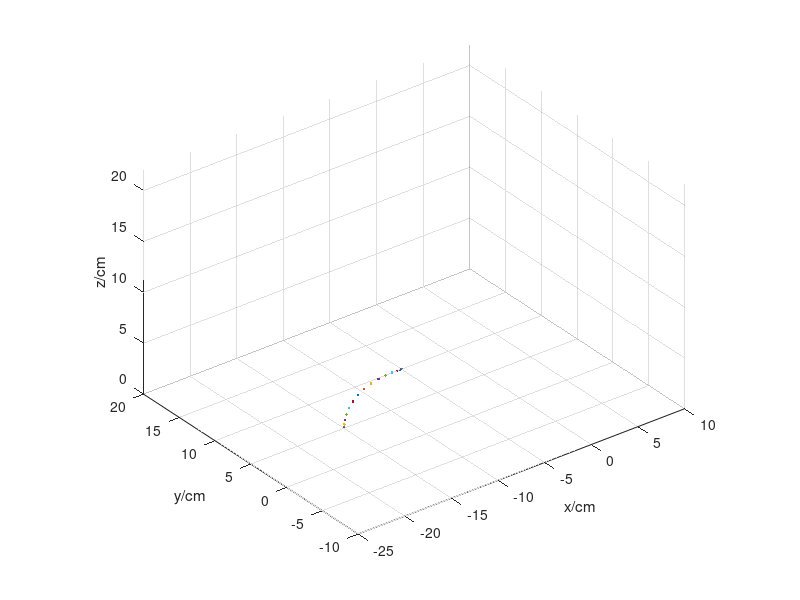

Write MATLAB code to recreate this figure.
%   ROBOTICS FUNDAMENTALS
%   Code published by "masin" for education and professional portfolio purposes only. Any plagarism will not be tolerated.
clc
close all
clear 
figure (1)
set(1,'position',[0 0 800 600])
L1 = 6; L2 = 15; L3 = 15; L4 = 3.5; L5 = 6.5; 
tf = 3; 
d = 0.2;  
px = zeros(1, tf/d+1);
py = zeros(1, tf/d+1);
pz = zeros(1, tf/d+1);
i = 0;
for t = 0:d:tf     
    i = i + 1;    
    theta10 = -0.3218; theta20 = 1.8978; theta30 = 1.992; theta40 = -0.7482;
    theta1f = -1.1071; theta2f = 1.6342; theta3f = 2.3277; theta4f = -0.8203; 
    q1 = theta10 + 3*(theta1f-theta10)/(tf^2)*(t^2) - 2*(theta1f-theta10)/(tf^3)*(t^3);
    q2 = theta20 + 3*(theta2f-theta20)/(tf^2)*(t^2) - 2*(theta2f-theta20)/(tf^3)*(t^3);
    q3 = theta30 + 3*(theta3f-theta30)/(tf^2)*(t^2) - 2*(theta3f-theta30)/(tf^3)*(t^3);
    q4 = theta40 + 3*(theta4f-theta40)/(tf^2)*(t^2) - 2*(theta4f-theta40)/(tf^3)*(t^3);
    c1 = cos(q1); c2 = cos(q2); c3 = cos(q3); c4 = cos(q4);
    c23 = cos(q2 + q3); c24 = cos(q2 + q3 + q4);
    s1 = sin(q1); s2 = sin(q2); s3 = sin(q3); s4 = sin(q4);
    s23 = sin(q2 + q3);  s24 = sin(q2 + q3 + q4);
    x0 = 0;
    x1 = 0;
    x2 = L2 * c2 * c1;
    x3 = x2 + L3 * c23 * c1;
    x4 = x3 - L4 * s24 * c1;
    xe = x4 - L5 * s24 * c1;
    px(i) = xe;
    y0 = 0;
    y1 = 0;
    y2 = L2 * c2 * s1;
    y3 = y2 + L3 * c23 * s1;
    y4 = y3 - L4 * s24 * s1;
    ye = y4 - L5 * s24 * s1;
    py(i) = ye;
    z0 = 0;
    z1 = L1;
    z2 = L1 + L2 * s2;
    z3 = z2 + L3 * s23;
    z4 = z3 + L4 * c24;
    ze = z4 + L5 * c24;
    pz(i) = ze;
    xx0 = [x0 x1 x2 x3 x4 xe];
    yy0 = [y0 y1 y2 y3 y4 ye];
    zz0 = [z0 z1 z2 z3 z4 ze];
    figure(1)
    p = plot3(xx0, yy0, zz0, 'bo-','Linewidth',2);
    xlabel('x/cm'); 
    ylabel('y/cm');
    zlabel('z/cm');
    axis equal
    axis([-25 10 -10 20 0 22])
    hold on
    grid on
    pause(0.2)
    set(p,'visible','off')
    plot3(xe, ye, ze, '.')
    axis equal
    axis([-25 10 -10 20 0 22])
    hold on
    grid on

end
